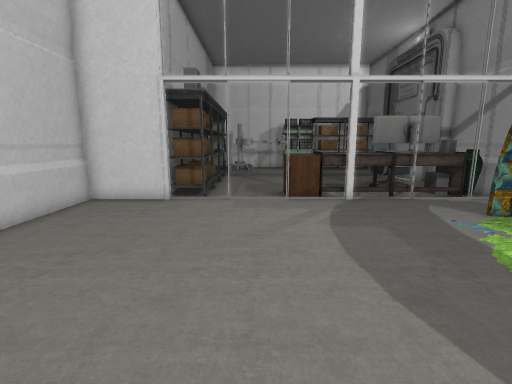
view 1 (above)

12 first-person views from a walk through a 3-D level made in the Unity game engine. The camera is 1.2 m above the floor, tilts 10° down and sees 85° across. The floor is counted in squares, 0.5 m on a side. Each view is taken from the middle of a square. On the plan, view 1 faces up. The plan holds only what a view shows up to about 18 squares ahead; the rest is blank. The place goes on beyond the plan. The player is left out. Some surface patterns are stand-ins.

view 2
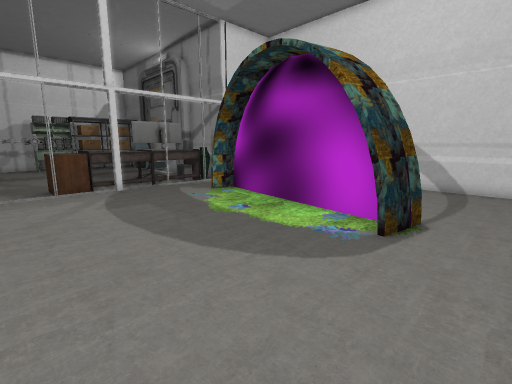

view 3
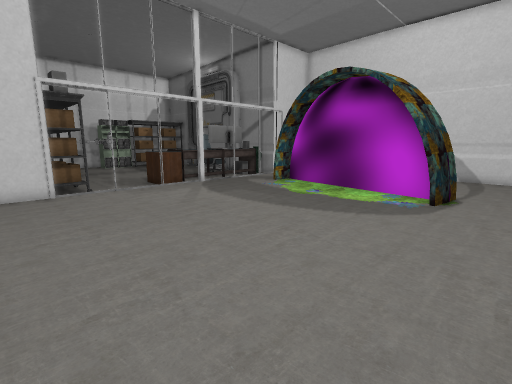

view 4
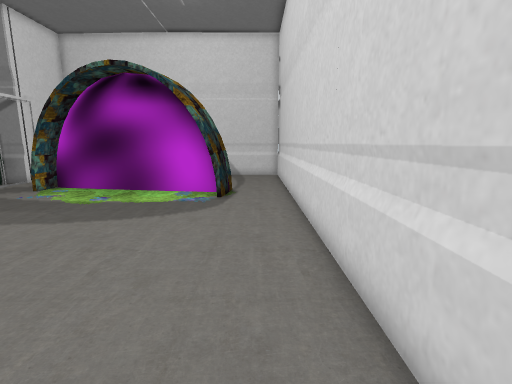

view 5
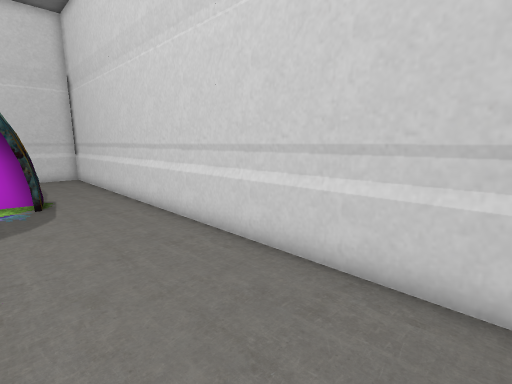

view 6
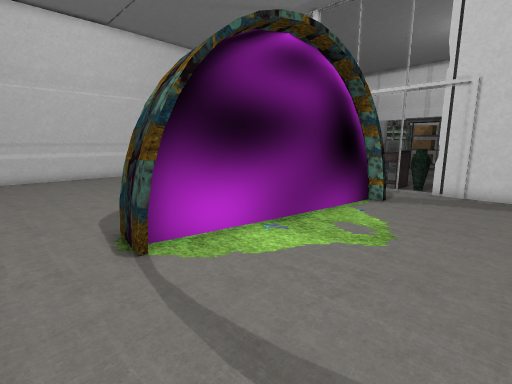

view 7
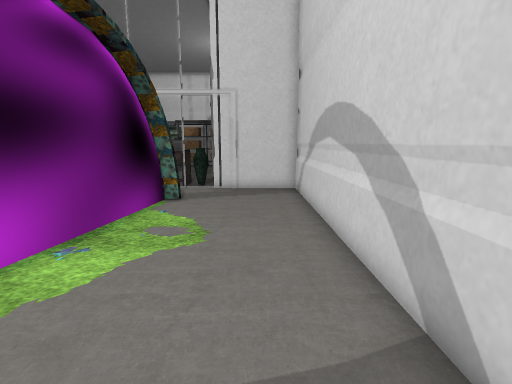

view 8
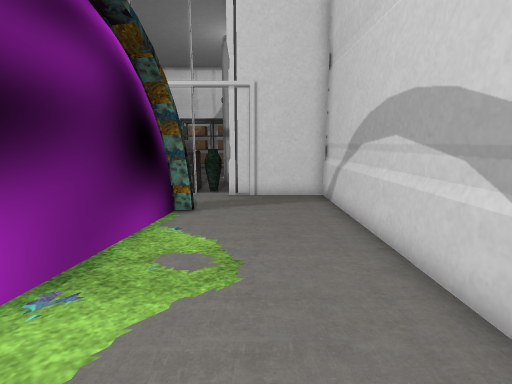

view 9
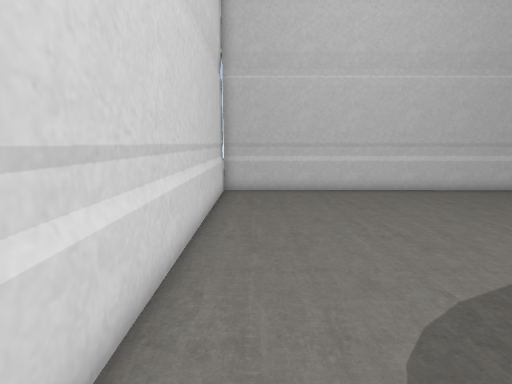

view 10
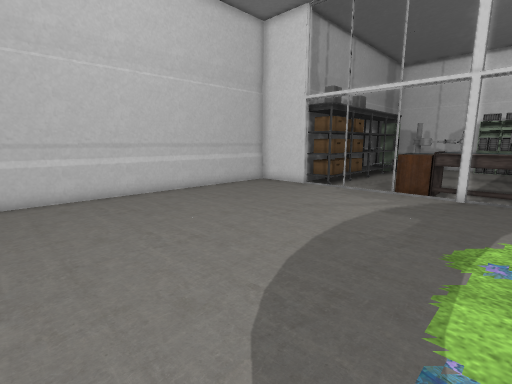

view 11
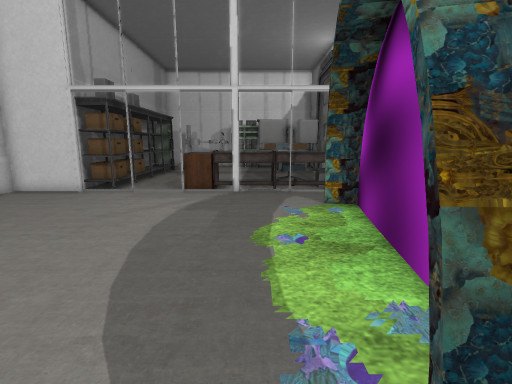

view 12
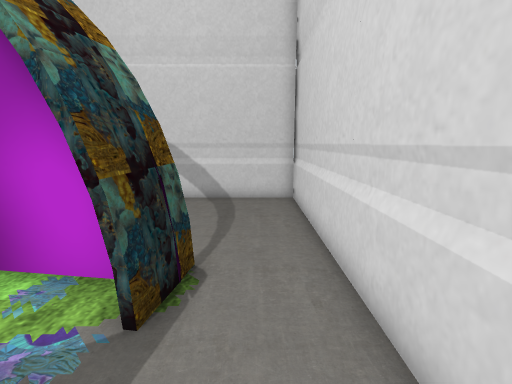

### Floor plan
Key: @ floor where view 1 was taken; # wall or solid block; . floor; = window, fence, low wall or low ledge; R drawers; C chair; A vase; O other object.
Columns run from 7 left of view 1 to 15 right of it. Each row starts with its distance up from view 1.
 14    #OO  RR   CCCO #
 13    #OO..RR OOOOOOA#
 12 ####==============#####
 11 #.....................#
 10 #.....................#
  9 #..............##.....#
  8 #..............##.....#
  7 #...............#.....#
  6 #..............##.....#
  5 #..............##.....#
  4 #..............#......#
  3 #..............#......#
  2 #..............#......#
  1 #.............##......#
  0 #......@......##......#
 -1 #.............==......#
 -2 #.....................#
 -3 #.....................#
 -4 #######################

Positions as (right, up) in squares from view 1, and headings:
1: (0, 0), facing up
2: (-1, -3), facing up-right
3: (-6, -3), facing up-right
4: (-6, -2), facing right
5: (-6, 1), facing down-right
6: (14, -3), facing up-left
7: (13, -3), facing up
8: (12, -1), facing up
9: (7, -2), facing left
10: (6, -2), facing up-left
11: (5, -2), facing up
12: (3, -2), facing right
